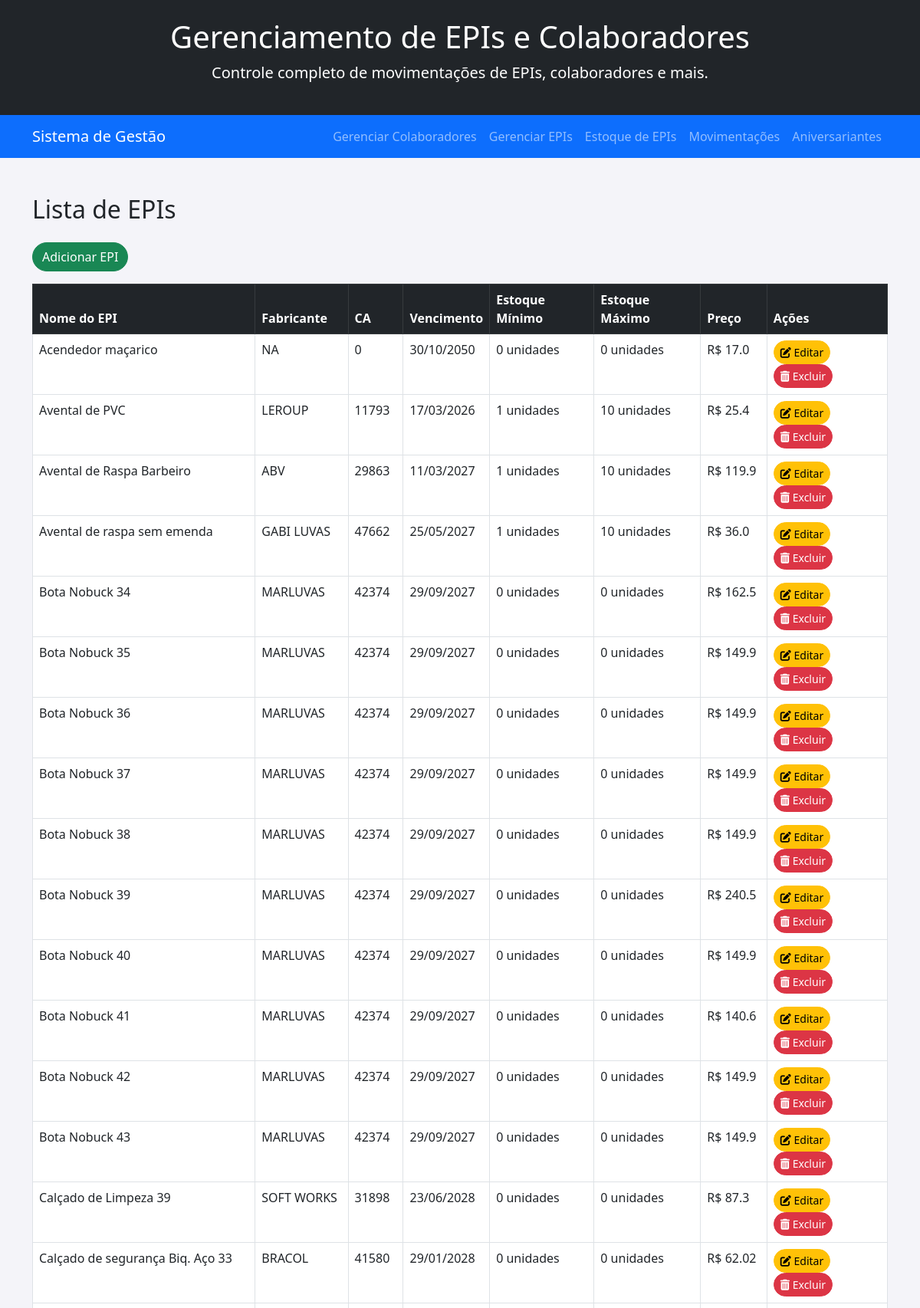
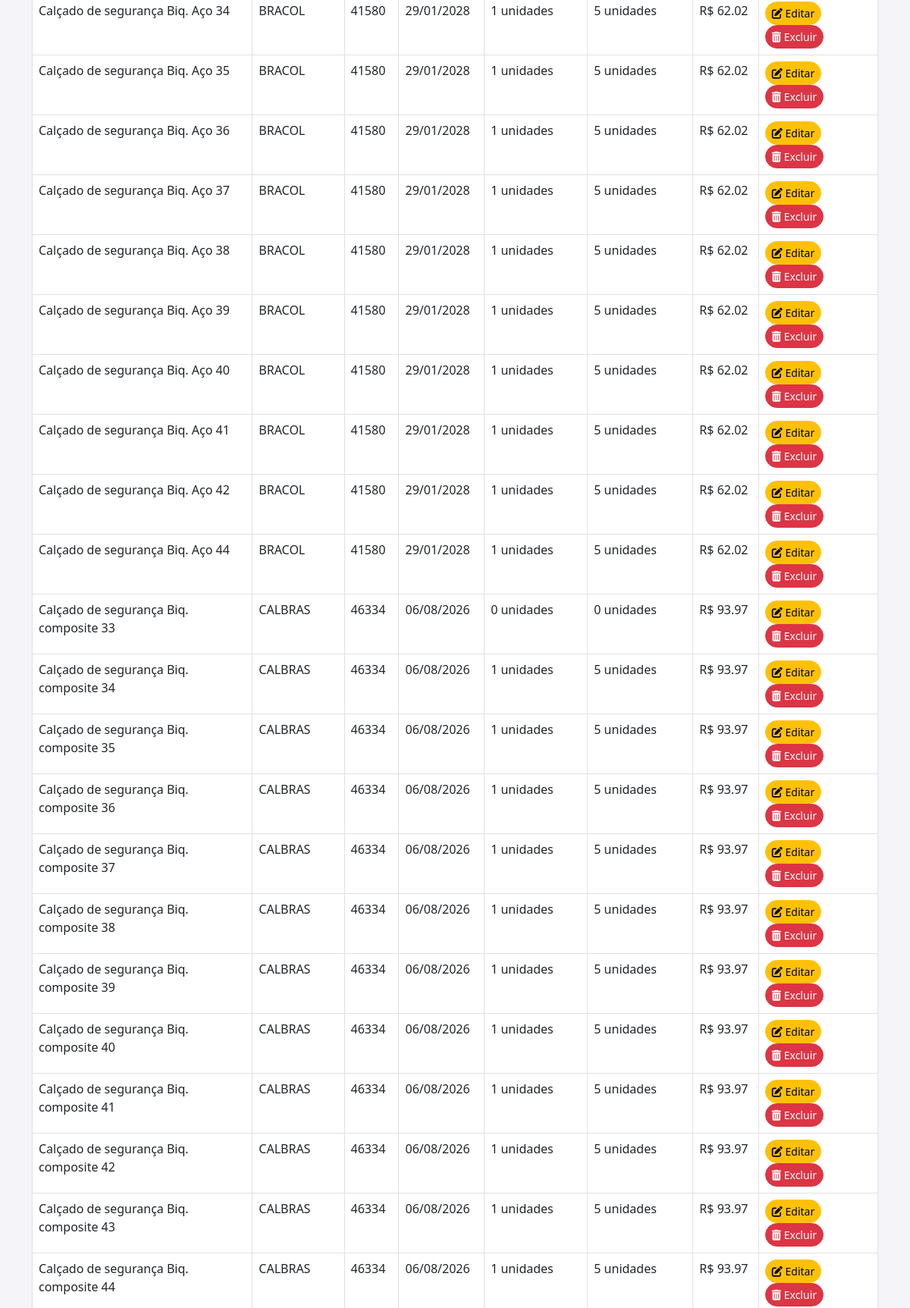
The page /epis (upper part) on the database its author committed (2 pictures, top to bottom).
### tables this page shows
CREATE TABLE epis (
                            id INTEGER PRIMARY KEY AUTOINCREMENT,
                            nome TEXT NOT NULL,
                            ca TEXT NOT NULL,
                            vencimento DATE NOT NULL,
                            estoque_min INTEGER NOT NULL,
                            estoque_max INTEGER NOT NULL,
                            estoque_atual INTEGER NOT NULL DEFAULT 0,
                            preco REAL NOT NULL,
                            fabricante TEXT);

### app.py (the view)
@app.route('/epis')
def epis():
    with connect_db() as conn:
        cursor = conn.cursor()
        cursor.execute('''SELECT id, nome, fabricante, ca, vencimento, estoque_min, estoque_max, preco FROM epis''')
        epis_data = cursor.fetchall()
    return render_template('epi.html', epis=epis_data)

### app.py (called while the page is built)
def connect_db():
    return sqlite3.connect('empresa.db')

### templates/epi.html (shortened to what this page needs)
{% extends 'base.html' %}
{% block content %}
<h2>Lista de EPIs</h2>
<a href="{{ url_for('add_epi') }}" class="btn btn-success my-3">Adicionar EPI</a>
<table id="epiTable" class="table table-bordered table-hover">
    <thead class="table-dark">
        <tr>
            <th>Nome do EPI</th>
            <th>Fabricante</th>
            <th>CA</th>
            <th>Vencimento</th>
            <th>Estoque Mínimo</th>
            <th>Estoque Máximo</th>
            <th>Preço</th>
            <th>Ações</th>
        </tr>
    </thead>
    <tbody>
        {% for epi in epis %}
        <tr>
            <td>{{ epi[1] }}</td>
            <td>{{ epi[2] }}</td>
            <td>{{ epi[3] }}</td>
            <td>{{ epi[4] }}</td>
            <td>{{ epi[5] }} unidades</td>
            <td>{{ epi[6] }} unidades</td>
            <td>R$ {{ epi[7] }}</td>
            <td>
                <a href="{{ url_for('editar_epi', id=epi[0]) }}" class="btn btn-warning btn-sm"><i class="fas fa-edit"></i> Editar</a>
                <a href="#" onclick="openDeleteModal('{{ url_for('deletar_epi', id=epi[0]) }}')" class="btn btn-danger btn-sm"><i class="fas fa-trash-alt"></i> Excluir</a>
            </td>
        </tr>
        {% endfor %}
    </tbody>
</table>
{% endblock %}

### static/css/style.css (style rules this page uses)
body { background-color: #f4f4f9; }
.btn { border-radius: 20px; }

### rows shown on the page
epis: nome "Acendedor maçarico", fabricante "NA", ca "0", vencimento "30/10/2050", estoque_min "0", estoque_max "0", preco "17.0"
epis: nome "Avental de PVC", fabricante "LEROUP", ca "11793", vencimento "17/03/2026", estoque_min "1", estoque_max "10", preco "25.4"
epis: nome "Avental de Raspa Barbeiro", fabricante "ABV", ca "29863", vencimento "11/03/2027", estoque_min "1", estoque_max "10", preco "119.9"
epis: nome "Avental de raspa sem emenda", fabricante "GABI LUVAS", ca "47662", vencimento "25/05/2027", estoque_min "1", estoque_max "10", preco "36.0"
epis: nome "Bota Nobuck 34", fabricante "MARLUVAS", ca "42374", vencimento "29/09/2027", estoque_min "0", estoque_max "0", preco "162.5"
epis: nome "Bota Nobuck 35", fabricante "MARLUVAS", ca "42374", vencimento "29/09/2027", estoque_min "0", estoque_max "0", preco "149.9"
epis: nome "Bota Nobuck 36", fabricante "MARLUVAS", ca "42374", vencimento "29/09/2027", estoque_min "0", estoque_max "0", preco "149.9"
epis: nome "Bota Nobuck 37", fabricante "MARLUVAS", ca "42374", vencimento "29/09/2027", estoque_min "0", estoque_max "0", preco "149.9"
epis: nome "Bota Nobuck 38", fabricante "MARLUVAS", ca "42374", vencimento "29/09/2027", estoque_min "0", estoque_max "0", preco "149.9"
epis: nome "Bota Nobuck 39", fabricante "MARLUVAS", ca "42374", vencimento "29/09/2027", estoque_min "0", estoque_max "0", preco "240.5"
epis: nome "Bota Nobuck 40", fabricante "MARLUVAS", ca "42374", vencimento "29/09/2027", estoque_min "0", estoque_max "0", preco "149.9"
epis: nome "Bota Nobuck 41", fabricante "MARLUVAS", ca "42374", vencimento "29/09/2027", estoque_min "0", estoque_max "0", preco "140.6"
epis: nome "Bota Nobuck 42", fabricante "MARLUVAS", ca "42374", vencimento "29/09/2027", estoque_min "0", estoque_max "0", preco "149.9"
epis: nome "Bota Nobuck 43", fabricante "MARLUVAS", ca "42374", vencimento "29/09/2027", estoque_min "0", estoque_max "0", preco "149.9"
epis: nome "Calçado de Limpeza 39", fabricante "SOFT WORKS", ca "31898", vencimento "23/06/2028", estoque_min "0", estoque_max "0", preco "87.3"
epis: nome "Calçado de segurança Biq. Aço 33", fabricante "BRACOL", ca "41580", vencimento "29/01/2028", estoque_min "0", estoque_max "0", preco "62.02"
epis: nome "Calçado de segurança Biq. Aço 34", fabricante "BRACOL", ca "41580", vencimento "29/01/2028", estoque_min "1", estoque_max "5", preco "62.02"
epis: nome "Calçado de segurança Biq. Aço 35", fabricante "BRACOL", ca "41580", vencimento "29/01/2028", estoque_min "1", estoque_max "5", preco "62.02"
epis: nome "Calçado de segurança Biq. Aço 36", fabricante "BRACOL", ca "41580", vencimento "29/01/2028", estoque_min "1", estoque_max "5", preco "62.02"
epis: nome "Calçado de segurança Biq. Aço 37", fabricante "BRACOL", ca "41580", vencimento "29/01/2028", estoque_min "1", estoque_max "5", preco "62.02"
epis: nome "Calçado de segurança Biq. Aço 38", fabricante "BRACOL", ca "41580", vencimento "29/01/2028", estoque_min "1", estoque_max "5", preco "62.02"
epis: nome "Calçado de segurança Biq. Aço 39", fabricante "BRACOL", ca "41580", vencimento "29/01/2028", estoque_min "1", estoque_max "5", preco "62.02"
epis: nome "Calçado de segurança Biq. Aço 40", fabricante "BRACOL", ca "41580", vencimento "29/01/2028", estoque_min "1", estoque_max "5", preco "62.02"
epis: nome "Calçado de segurança Biq. Aço 41", fabricante "BRACOL", ca "41580", vencimento "29/01/2028", estoque_min "1", estoque_max "5", preco "62.02"
epis: nome "Calçado de segurança Biq. Aço 42", fabricante "BRACOL", ca "41580", vencimento "29/01/2028", estoque_min "1", estoque_max "5", preco "62.02"
epis: nome "Calçado de segurança Biq. Aço 44", fabricante "BRACOL", ca "41580", vencimento "29/01/2028", estoque_min "1", estoque_max "5", preco "62.02"
epis: nome "Calçado de segurança Biq. composite 33", fabricante "CALBRAS", ca "46334", vencimento "06/08/2026", estoque_min "0", estoque_max "0", preco "93.97"
epis: nome "Calçado de segurança Biq. composite 34", fabricante "CALBRAS", ca "46334", vencimento "06/08/2026", estoque_min "1", estoque_max "5", preco "93.97"
epis: nome "Calçado de segurança Biq. composite 35", fabricante "CALBRAS", ca "46334", vencimento "06/08/2026", estoque_min "1", estoque_max "5", preco "93.97"
epis: nome "Calçado de segurança Biq. composite 36", fabricante "CALBRAS", ca "46334", vencimento "06/08/2026", estoque_min "1", estoque_max "5", preco "93.97"
epis: nome "Calçado de segurança Biq. composite 37", fabricante "CALBRAS", ca "46334", vencimento "06/08/2026", estoque_min "1", estoque_max "5", preco "93.97"
epis: nome "Calçado de segurança Biq. composite 38", fabricante "CALBRAS", ca "46334", vencimento "06/08/2026", estoque_min "1", estoque_max "5", preco "93.97"
epis: nome "Calçado de segurança Biq. composite 39", fabricante "CALBRAS", ca "46334", vencimento "06/08/2026", estoque_min "1", estoque_max "5", preco "93.97"
epis: nome "Calçado de segurança Biq. composite 40", fabricante "CALBRAS", ca "46334", vencimento "06/08/2026", estoque_min "1", estoque_max "5", preco "93.97"
epis: nome "Calçado de segurança Biq. composite 41", fabricante "CALBRAS", ca "46334", vencimento "06/08/2026", estoque_min "1", estoque_max "5", preco "93.97"
epis: nome "Calçado de segurança Biq. composite 42", fabricante "CALBRAS", ca "46334", vencimento "06/08/2026", estoque_min "1", estoque_max "5", preco "93.97"
epis: nome "Calçado de segurança Biq. composite 43", fabricante "CALBRAS", ca "46334", vencimento "06/08/2026", estoque_min "1", estoque_max "5", preco "93.97"
epis: nome "Calçado de segurança Biq. composite 44", fabricante "CALBRAS", ca "46334", vencimento "06/08/2026", estoque_min "1", estoque_max "5", preco "93.97"
